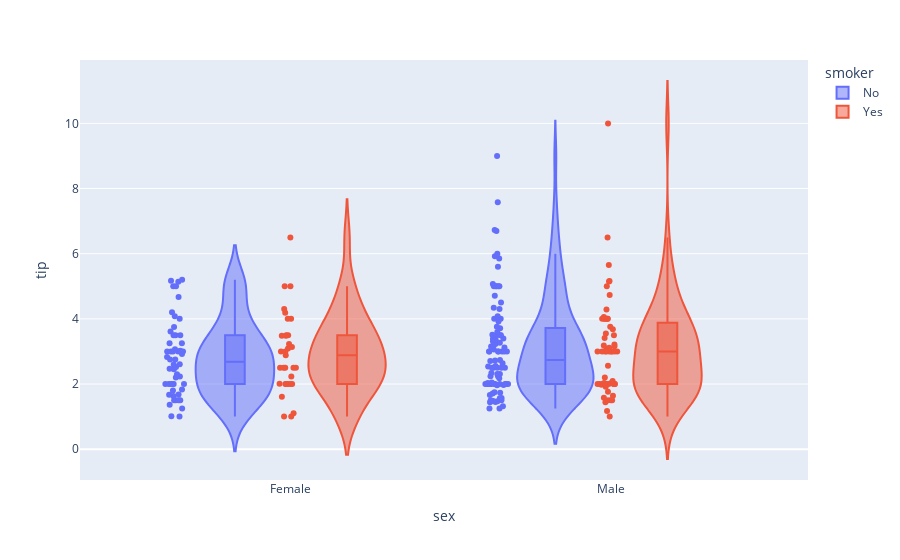

The notebook cell this image was saved under:
### Code cell
fig=px.violin(df_tips, y='tip', x='sex', color='smoker',
              box=True, points='all', hover_data=df_tips.columns)
fig.show()

### Figure 1 — Plotly figure (JSON) as saved in the notebook; plotly's stock layout.template omitted (floating-point values rounded to 4 significant figures; data arrays with more than 128 entries replaced by an {"elided": "..."} marker saying what was removed)
{"data": [{"alignmentgroup": "True", "box": {"visible": true}, "customdata": {"elided": "151x5 mixed values"}, "hovertemplate": "smoker=%{customdata[1]}<br>sex=%{x}<br>tip=%{y}<br>total_bill=%{customdata[0]}<br>day=%{customdata[2]}<br>time=%{customdata[3]}<br>size=%{customdata[4]}<extra></extra>", "legendgroup": "No", "marker": {"color": "#636efa"}, "name": "No", "offsetgroup": "No", "orientation": "v", "points": "all", "scalegroup": "True", "showlegend": true, "type": "violin", "x": {"elided": "151 str values"}, "x0": " ", "xaxis": "x", "y": {"elided": "151 float values"}, "y0": " ", "yaxis": "y"}, {"alignmentgroup": "True", "box": {"visible": true}, "customdata": {"elided": "93x5 mixed values"}, "hovertemplate": "smoker=%{customdata[1]}<br>sex=%{x}<br>tip=%{y}<br>total_bill=%{customdata[0]}<br>day=%{customdata[2]}<br>time=%{customdata[3]}<br>size=%{customdata[4]}<extra></extra>", "legendgroup": "Yes", "marker": {"color": "#EF553B"}, "name": "Yes", "offsetgroup": "Yes", "orientation": "v", "points": "all", "scalegroup": "True", "showlegend": true, "type": "violin", "x": ["Male", "Male", "Male", "Male", "Male", "Male", "Female", "Male", "Female", "Female", "Male", "Male", "Male", "Male", "Female", "Female", "Male", "Male", "Male", "Male", "Female", "Female", "Female", "Female", "Male", "Male", "Male", "Female", "Male", "Female", "Female", "Female", "Male", "Male", "Male", "Male", "Male", "Male", "Male", "Male", "Female", "Male", "Male", "Male", "Male", "Male", "Male", "Female", "Male", "Female", "Male", "Male", "Female", "Male", "Male", "Male", "Male", "Female", "Female", "Male", "Male", "Female", "Female", "Female", "Male", "Female", "Male", "Male", "Male", "Female", "Male", "Male", "Female", "Female", "Female", "Male", "Male", "Male", "Female", "Male", "Female", "Male", "Male", "Female", "Female", "Female", "Male", "Male", "Male", "Male", "Male", "Female", "Male"], "x0": " ", "xaxis": "x", "y": [3, 1.76, 3.21, 2, 1.98, 3.76, 1, 2.09, 3.14, 5, 3.08, 3, 5, 3, 1, 4.3, 4.73, 4, 1.5, 3, 2.5, 3, 2.5, 3.48, 1.64, 4.06, 4.29, 4, 2, 3, 1.61, 2, 10, 3.16, 5.15, 3.18, 4, 3.11, 2, 2, 4, 3.55, 3.68, 5.65, 3.5, 6.5, 3, 3.5, 2, 3.5, 4, 1.5, 4.19, 2.56, 2.02, 4, 2, 5, 2, 2, 4, 2.01, 2, 2.5, 4, 3.23, 3.41, 3, 2.03, 2.23, 2, 5.16, 2.5, 6.5, 1.1, 3, 1.5, 1.44, 3.09, 2.2, 3.48, 1.92, 1.58, 2.5, 2, 2.88, 2, 3, 3, 1, 1.17, 2, 2], "y0": " ", "yaxis": "y"}], "layout": {"legend": {"title": {"text": "smoker"}, "tracegroupgap": 0}, "margin": {"t": 60}, "violinmode": "group", "xaxis": {"anchor": "y", "domain": [0, 1], "title": {"text": "sex"}}, "yaxis": {"anchor": "x", "domain": [0, 1], "title": {"text": "tip"}}}}
